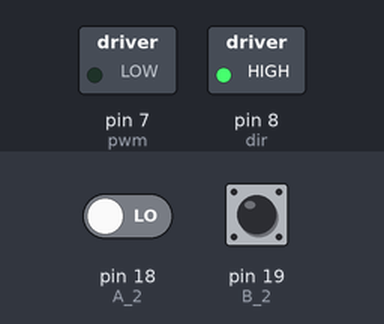
A sketch run on a simulated Arduino Leonardo, built with avr-gcc and run on an emulated ATmega32U4. Parts: switched loads named in the sketch (green lamp = pin HIGH). Inputs (shaded band) come from the test bench; at power-on: pin 18 (A_2) LOW, pin 19 (B_2) HIGH. Pins used as bus, display or sensor lines are not drawn.

Above: at 0.01 s.
At 1.2 s:
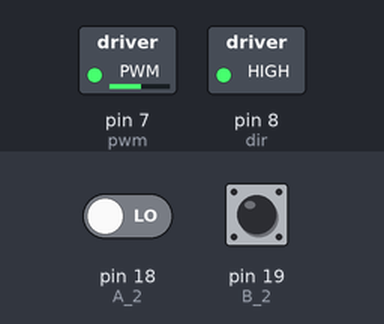
1.3 s: pin 18 (A_2) driven HIGH
At 3.6 s:
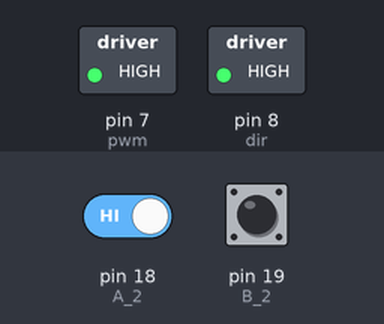
Timing chart, 0 to 5.1 s (numbered marks = the images above; inputs shaded):
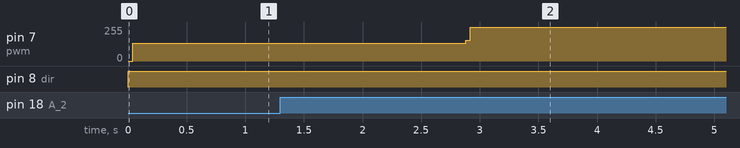

The sketch:

proportional_control_3.pde
```cpp
/* proportional control to keep balancing a pendulum on an inverted position*/
#define A_2 18
#define B_2 19
#define dir 8
#define pwm 7
#define brake 6
volatile float count_2 = 0.0;
float Kp;
float  setpoint;

void setup()
{ TCCR4B=0x01;
  pinMode(A_2, INPUT);
  pinMode(B_2, INPUT);
  pinMode (dir, OUTPUT);
  pinMode (pwm, OUTPUT);
  pinMode (brake, OUTPUT);
  attachInterrupt(5, doA2, CHANGE);
  attachInterrupt(4, doB2, CHANGE);
  //Serial.begin (19200); Serial.println("START READING");
}

void loop()
{
  float angle_2=count_2*(360.0/10000.0); /*variable to convert pulses to mechanical degrees*/
  float pos2=angle_2; /*to convert floating point to integer*/
  Kp= 15.0; /*proportional gain*/
  setpoint=180.0;
  float error2= setpoint - pos2;
  if (error2>0)
  {  //delay(10);
     motor_CW ();
     float pot= Kp*error2; /*control signal*/
     analogWrite(pwm,pot);

     if(pot>255)
     {
       pot=255;
       analogWrite(pwm,pot);
     }
  }
  if (error2>=30)
        {
          motorStop ();
        }
  if(error2<0)
     { //delay(10);
       motor_CCW ();
       float pot= Kp*error2; /*control signal*/
       pot=pot*(-1);
       analogWrite(pwm,pot);
       if(pot>255)
     {
       pot=255;
       analogWrite(pwm,pot);
     }
      if(error2<=-30)
         {
          motorStop ();
         }
     }
   if(error2==0)
      {
        motorStop ();
      }


}

void doA2(){
  // look for a low-to-high on channel A
  if (digitalRead(A_2) == HIGH) {
    // check channel B to see which way encoder is turning
    if (digitalRead(B_2) == LOW) {
      count_2 = count_2 + 1;         // CW
    }
    else {
      count_2 = count_2 - 1;         // CCW
    }
  }
  else   // must be a high-to-low edge on channel A
  {
    // check channel B to see which way encoder is turning
    if (digitalRead(B_2) == HIGH) {
      count_2 = count_2 + 1;          // CW
    }
    else {
      count_2 = count_2 - 1;          // CCW
    }
  }

}
void doB2(){
  // look for a low-to-high on channel B
  if (digitalRead(B_2) == HIGH) {
   // check channel A to see which way encoder is turning
    if (digitalRead(A_2) == HIGH) {
      count_2 = count_2 + 1;         // CW
    }
    else {
      count_2 = count_2 - 1;         // CCW
    }
  }
  // Look for a high-to-low on channel B
  else {
    // check channel B to see which way encoder is turning
    if (digitalRead(A_2) == LOW) {
      count_2 = count_2 + 1;          // CW
    }
    else {
      count_2 = count_2 - 1;          // CCW
    }
  }
}
void motor_CW ()/* motor spins clockwise direction*/
{
  digitalWrite(dir,HIGH);
  digitalWrite(pwm,HIGH);
  digitalWrite(brake,LOW);
}
void motor_CCW ()/*motor spins counter clockwise direction*/
{
  digitalWrite(dir,LOW);
  digitalWrite(pwm,HIGH);
  digitalWrite(brake,LOW);
}
void motorStop ()/*motor brakes*/
{
  digitalWrite (dir, HIGH);
  digitalWrite (pwm, LOW);
  digitalWrite (brake, HIGH);
}
```
